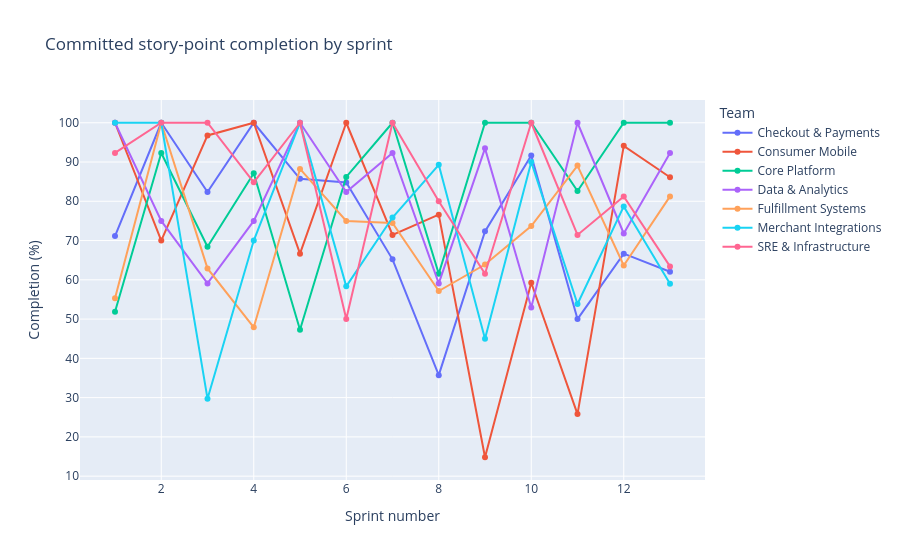

Source (notebook cell):
### Code cell
fig = px.line(sprint_kpis, x="sprint_number", y="commit_completion_pct", color="team_name", markers=True,
              title="Committed story-point completion by sprint",
              labels={"sprint_number":"Sprint number", "commit_completion_pct":"Completion (%)", "team_name":"Team"})
fig.show()

### Figure 1 — Plotly figure (JSON) as saved in the notebook; plotly's stock layout.template omitted (floating-point values rounded to 4 significant figures)
{"data": [{"hovertemplate": "Team=Checkout & Payments<br>Sprint number=%{x}<br>Completion (%)=%{y}<extra></extra>", "legendgroup": "Checkout & Payments", "line": {"color": "#636efa", "dash": "solid"}, "marker": {"symbol": "circle"}, "mode": "lines+markers", "name": "Checkout & Payments", "orientation": "v", "showlegend": true, "type": "scatter", "x": [1, 2, 3, 4, 5, 6, 7, 8, 9, 10, 11, 12, 13], "xaxis": "x", "y": [71.15, 100.0, 82.35, 100.0, 85.71, 84.78, 65.22, 35.71, 72.34, 91.67, 50.0, 66.67, 62.07], "yaxis": "y"}, {"hovertemplate": "Team=Consumer Mobile<br>Sprint number=%{x}<br>Completion (%)=%{y}<extra></extra>", "legendgroup": "Consumer Mobile", "line": {"color": "#EF553B", "dash": "solid"}, "marker": {"symbol": "circle"}, "mode": "lines+markers", "name": "Consumer Mobile", "orientation": "v", "showlegend": true, "type": "scatter", "x": [1, 2, 3, 4, 5, 6, 7, 8, 9, 10, 11, 12, 13], "xaxis": "x", "y": [100.0, 70.0, 96.77, 100.0, 66.67, 100.0, 71.43, 76.6, 14.81, 59.26, 25.81, 94.12, 86.11], "yaxis": "y"}, {"hovertemplate": "Team=Core Platform<br>Sprint number=%{x}<br>Completion (%)=%{y}<extra></extra>", "legendgroup": "Core Platform", "line": {"color": "#00cc96", "dash": "solid"}, "marker": {"symbol": "circle"}, "mode": "lines+markers", "name": "Core Platform", "orientation": "v", "showlegend": true, "type": "scatter", "x": [1, 2, 3, 4, 5, 6, 7, 8, 9, 10, 11, 12, 13], "xaxis": "x", "y": [51.85, 92.31, 68.42, 87.14, 47.27, 86.21, 100.0, 61.54, 100.0, 100.0, 82.61, 100.0, 100.0], "yaxis": "y"}, {"hovertemplate": "Team=Data & Analytics<br>Sprint number=%{x}<br>Completion (%)=%{y}<extra></extra>", "legendgroup": "Data & Analytics", "line": {"color": "#ab63fa", "dash": "solid"}, "marker": {"symbol": "circle"}, "mode": "lines+markers", "name": "Data & Analytics", "orientation": "v", "showlegend": true, "type": "scatter", "x": [1, 2, 3, 4, 5, 6, 7, 8, 9, 10, 11, 12, 13], "xaxis": "x", "y": [100.0, 75.0, 59.09, 75.0, 100.0, 82.35, 92.31, 59.09, 93.48, 52.94, 100.0, 71.79, 92.31], "yaxis": "y"}, {"hovertemplate": "Team=Fulfillment Systems<br>Sprint number=%{x}<br>Completion (%)=%{y}<extra></extra>", "legendgroup": "Fulfillment Systems", "line": {"color": "#FFA15A", "dash": "solid"}, "marker": {"symbol": "circle"}, "mode": "lines+markers", "name": "Fulfillment Systems", "orientation": "v", "showlegend": true, "type": "scatter", "x": [1, 2, 3, 4, 5, 6, 7, 8, 9, 10, 11, 12, 13], "xaxis": "x", "y": [55.32, 100.0, 62.9, 47.92, 88.24, 75.0, 74.47, 57.14, 63.89, 73.68, 89.09, 63.64, 81.25], "yaxis": "y"}, {"hovertemplate": "Team=Merchant Integrations<br>Sprint number=%{x}<br>Completion (%)=%{y}<extra></extra>", "legendgroup": "Merchant Integrations", "line": {"color": "#19d3f3", "dash": "solid"}, "marker": {"symbol": "circle"}, "mode": "lines+markers", "name": "Merchant Integrations", "orientation": "v", "showlegend": true, "type": "scatter", "x": [1, 2, 3, 4, 5, 6, 7, 8, 9, 10, 11, 12, 13], "xaxis": "x", "y": [100.0, 100.0, 29.73, 70.0, 100.0, 58.33, 75.86, 89.29, 45.0, 90.0, 53.85, 78.69, 58.97], "yaxis": "y"}, {"hovertemplate": "Team=SRE & Infrastructure<br>Sprint number=%{x}<br>Completion (%)=%{y}<extra></extra>", "legendgroup": "SRE & Infrastructure", "line": {"color": "#FF6692", "dash": "solid"}, "marker": {"symbol": "circle"}, "mode": "lines+markers", "name": "SRE & Infrastructure", "orientation": "v", "showlegend": true, "type": "scatter", "x": [1, 2, 3, 4, 5, 6, 7, 8, 9, 10, 11, 12, 13], "xaxis": "x", "y": [92.31, 100.0, 100.0, 84.85, 100.0, 50.0, 100.0, 80.0, 61.54, 100.0, 71.43, 81.25, 63.41], "yaxis": "y"}], "layout": {"legend": {"title": {"text": "Team"}, "tracegroupgap": 0}, "title": {"text": "Committed story-point completion by sprint"}, "xaxis": {"anchor": "y", "domain": [0.0, 1.0], "title": {"text": "Sprint number"}}, "yaxis": {"anchor": "x", "domain": [0.0, 1.0], "title": {"text": "Completion (%)"}}}}
